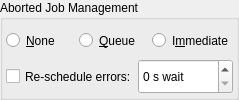
      <widget class="QGroupBox" name="errorHandlingGroup">
       <property name="toolTip">
        <string>&lt;html&gt;&lt;head/&gt;&lt;body&gt;&lt;p&gt;Define what should happen when a job steps into an error or aborts:&lt;/p&gt;&lt;ul style=&quot;margin-top: 0px; margin-bottom: 0px; margin-left: 0px; margin-right: 0px; -qt-list-indent: 1;&quot;&gt;&lt;li style=&quot; margin-top:12px; margin-bottom:0px; margin-left:0px; margin-right:0px; -qt-block-indent:0; text-indent:0px;&quot;&gt;&lt;span style=&quot; font-weight:600;&quot;&gt;Don't re-schedule&lt;/span&gt;: Don't restart the job in case of an error or an abort.&lt;/li&gt;&lt;li style=&quot; margin-top:0px; margin-bottom:0px; margin-left:0px; margin-right:0px; -qt-block-indent:0; text-indent:0px;&quot;&gt;&lt;span style=&quot; font-weight:600;&quot;&gt;Re-schedule after all terminated&lt;/span&gt;: If a job gets aborted, the scheduler will only re-schedule it if when all jobs are finished or aborted. If this is the case, the scheduler re-schedules all aborted jobs and sleeps for the given delay.&lt;/li&gt;&lt;li style=&quot; margin-top:0px; margin-bottom:12px; margin-left:0px; margin-right:0px; -qt-block-indent:0; text-indent:0px;&quot;&gt;&lt;span style=&quot; font-weight:600;&quot;&gt;Re-schedule immediately&lt;/span&gt;: As soon as a job gets aborted, the scheduler will re-schedule it and waits the given delay.&lt;/li&gt;&lt;/ul&gt;&lt;p&gt;If the option for re-scheduling errors is selected, errors are handled like aborts. Otherwise, jobs that step into an error are never re-scheduled.&lt;/p&gt;&lt;/body&gt;&lt;/html&gt;</string>
       </property>
       <property name="title">
        <string>Aborted Job Management</string>
       </property>
       <layout class="QVBoxLayout" name="verticalLayout_9">
        <property name="spacing">
         <number>1</number>
        </property>
        <property name="leftMargin">
         <number>3</number>
        </property>
        <property name="topMargin">
         <number>3</number>
        </property>
        <property name="rightMargin">
         <number>3</number>
        </property>
        <property name="bottomMargin">
         <number>3</number>
        </property>
        <item>
         <layout class="QHBoxLayout" name="horizontalLayout_4">
          <property name="spacing">
           <number>1</number>
          </property>
          <item>
           <widget class="QRadioButton" name="errorHandlingDontRestartButton">
            <property name="sizePolicy">
             <sizepolicy hsizetype="Minimum" vsizetype="Preferred">
              <horstretch>0</horstretch>
              <verstretch>0</verstretch>
             </sizepolicy>
            </property>
            <property name="toolTip">
             <string>Do not re-schedule aborted jobs.</string>
            </property>
            <property name="text">
             <string>&amp;None</string>
            </property>
            <attribute name="buttonGroup">
             <string notr="true">errorHandlingButtonGroup</string>
            </attribute>
           </widget>
          </item>
          <item>
           <widget class="QRadioButton" name="errorHandlingRestartQueueButton">
            <property name="sizePolicy">
             <sizepolicy hsizetype="Minimum" vsizetype="Preferred">
              <horstretch>0</horstretch>
              <verstretch>0</verstretch>
             </sizepolicy>
            </property>
            <property name="toolTip">
             <string>Re-schedule aborted jobs as soon as all executable jobs are either completed or aborted.</string>
            </property>
            <property name="text">
             <string>&amp;Queue</string>
            </property>
            <attribute name="buttonGroup">
             <string notr="true">errorHandlingButtonGroup</string>
            </attribute>
           </widget>
          </item>
          <item>
           <widget class="QRadioButton" name="errorHandlingRestartImmediatelyButton">
            <property name="sizePolicy">
             <sizepolicy hsizetype="Minimum" vsizetype="Preferred">
              <horstretch>0</horstretch>
              <verstretch>0</verstretch>
             </sizepolicy>
            </property>
            <property name="toolTip">
             <string>Re-schedule an aborted job immediately.</string>
            </property>
            <property name="text">
             <string>I&amp;mmediate</string>
            </property>
            <attribute name="buttonGroup">
             <string notr="true">errorHandlingButtonGroup</string>
            </attribute>
           </widget>
          </item>
         </layout>
        </item>
        <item>
         <layout class="QHBoxLayout" name="horizontalLayout_5">
          <property name="spacing">
           <number>1</number>
          </property>
          <item>
           <widget class="QCheckBox" name="errorHandlingRescheduleErrorsCB">
            <property name="sizePolicy">
             <sizepolicy hsizetype="Minimum" vsizetype="Preferred">
              <horstretch>0</horstretch>
              <verstretch>0</verstretch>
             </sizepolicy>
            </property>
            <property name="toolTip">
             <string>Treat errors like aborts.</string>
            </property>
            <property name="text">
             <string>Re-schedule errors:</string>
            </property>
           </widget>
          </item>
          <item>
           <widget class="QSpinBox" name="errorHandlingStrategyDelay">
            <property name="sizePolicy">
             <sizepolicy hsizetype="Minimum" vsizetype="Preferred">
              <horstretch>0</horstretch>
              <verstretch>0</verstretch>
             </sizepolicy>
            </property>
            <property name="toolTip">
             <string>Delay in seconds.</string>
            </property>
            <property name="suffix">
             <string> s wait</string>
            </property>
            <property name="maximum">
             <number>10000</number>
            </property>
            <property name="singleStep">
             <number>10</number>
            </property>
           </widget>
          </item>
         </layout>
        </item>
       </layout>
      </widget>
